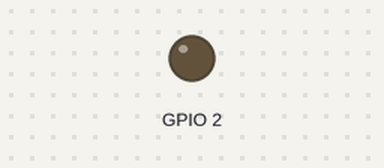
The sketch below on a simulated ESP32. Shown: output pins drawn as LEDs (lit = HIGH). What the sketch prints to the serial monitor is not drawn. At 4.4 s the program puts the board to deep sleep or switches it off; the recording ends there.

Above: at 0.3 s.
Timing chart, 0 to 3.9 s (numbered marks = the images above):
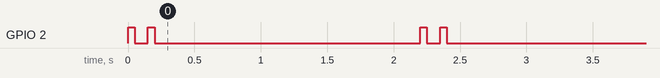

The sketch:

Blink2020sweep.ino
```cpp
/* Blink sweep to find LED pin */
// LORA915:        2   and ESP8266 NodeMCU, D1 R32 (Arduino size), DOIT ESP32 DEVKIT V1
// Wemos LOLIN32:  4
// T-Koala:        5   and T-Energy,
// ATMega2560:    13   and Arduino Uno, Leonardo
// T8 V1.7:       21
// WeMos lite:    22
// TTGO LoRa      25  (not populated)

RTC_DATA_ATTR int ledPin = 1;
bool light = HIGH;    // LORA915, T-Koala, T8, Arduino
//bool light = LOW;   // WEMOS Lite, ESP8266 NODEMCU
bool dark  = !light;

void setup() {
  ledPin++;
  if (ledPin == 5) ledPin = 12;
  pinMode(ledPin, OUTPUT);
  Serial.begin(115200);
  Serial.print("Let's start with pin ");
  Serial.print(ledPin);
  digitalWrite(ledPin, light);
  Serial.print(": ON ");
  delay(50);
  digitalWrite(ledPin, dark);
  delay(100);
  digitalWrite(ledPin, light);
  delay(50);
  digitalWrite(ledPin, dark);
  Serial.print("off ");
  delay(2000);
  digitalWrite(ledPin, light);
  Serial.print("ON ");
  delay(50);
  digitalWrite(ledPin, dark);
  delay(100);
  digitalWrite(ledPin, light);
  delay(50);
  digitalWrite(ledPin, dark);
  Serial.println("off ");
  delay(2000);
  Serial.println("Going to sleep for 4 seconds");
  esp_sleep_enable_timer_wakeup(4 * 1000000);
  esp_deep_sleep_start();
}

void loop() {
  // never gets here
}
```
